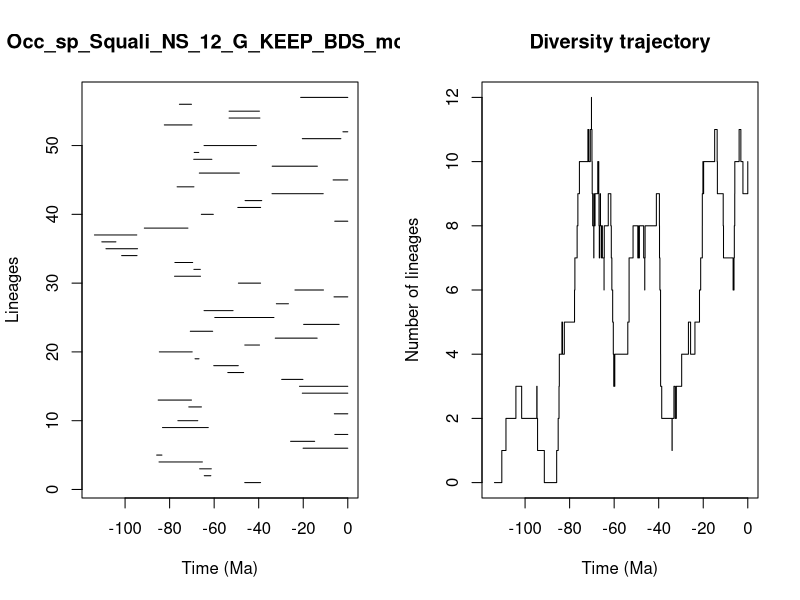

Recreate this plot in R.


pdf(file='../Results/Species_NS/5_MA_bins_EP/pyrate_mcmc_logs/Occ_sp_Squali_NS_12_G_KEEP_BDS_mcmc_LTT.pdf',width=0.6*20, height=0.6*10)
title = "Occ_sp_Squali_NS_12_G_KEEP_BDS_mcmc"
ts=c(46.26811167864299, 64.44017891337644,66.52248507234509,84.75764579584859,85.81118504245129,20.07135193101498,25.681168431628752,5.820843017895397,83.19793684571086,76.2907039570909,6.040245841414071,71.39472321623448,85.13794399050593,20.42239483558321,21.682016815593354,29.6810456467946,53.8769316236831,60.18261013178639,68.5820682471902,84.62208544721533,46.246451076832535,32.56856485300286,70.71236552663632,19.824036518055095,59.715520843384795,64.53212408222424,32.07390735620438,6.18262475284877,23.726875698947673,49.117230361845856,77.79087331779644,69.09504496931378,77.63362419788098,101.53369532504594,108.58149521222683,110.44515447113379,113.75136845332075,91.35758503395196,5.8500419327003375,65.75463429385783,49.38154297973892,46.10782658666202,34.01532370359447,76.62801405223729,6.5876235323943355,66.66708972478324,33.94537691480062,69.16384519916338,68.95232674781711,64.538135768683,20.412288434792156,2.1747598549952665,82.37546720961089,53.293776229306424,53.29568489926729,75.59915441055931,21.14945690141161)
te=c(39.15250858391275, 61.492497694805486,61.27967825190532,65.2895755288669,83.4567965031394,0.0,14.868596368605305,0.0,62.6446119265393,67.36159609518495,0.0,65.70125751581249,70.18274387481459,0.0,0.0,20.146431802862992,46.75089694169014,49.164753157447485,66.80872374947445,69.85681570856428,39.63521104843464,13.751933803198533,60.6662528993139,3.8886943264489213,33.15840048379772,51.51414801180142,26.64924860096761,0.0,10.900741351784777,39.16154272375223,66.13813535486612,66.21466281613019,69.6469407252604,94.62661581860209,94.39192372446952,104.11860906711298,94.74347586098402,71.78328158623661,0.0,60.381552482697465,39.135851155064536,38.63955039943626,11.032073681577636,69.09146889373318,0.0,48.66362220246628,13.650622883386015,61.032892148871134,66.90646231925776,41.04821399209432,3.106159668062733,0.0,69.96728430789403,39.45421441274792,39.680747976654025,70.19081292777986,0.0)
div_traj=c(0, 1,2,3,2,3,2,1,0,1,2,3,4,5,4,5,6,7,8,9,10,11,10,11,12,11,10,9,8,7,8,9,8,9,10,9,8,7,8,9,8,7,8,7,6,7,8,9,8,7,6,5,4,3,4,5,6,7,8,7,8,7,8,7,6,7,8,9,8,7,6,5,4,3,2,1,2,3,2,3,4,5,4,5,6,7,8,9,10,9,10,11,10,9,8,7,6,7,8,9,10,11,10,9,10)
time_events=c(113.75136845332075, 110.44515447113379,108.58149521222683,104.11860906711298,101.53369532504594,94.74347586098402,94.62661581860209,94.39192372446952,91.35758503395196,85.81118504245129,85.13794399050593,84.75764579584859,84.62208544721533,83.4567965031394,83.19793684571086,82.37546720961089,77.79087331779644,77.63362419788098,76.62801405223729,76.2907039570909,75.59915441055931,71.78328158623661,71.39472321623448,70.71236552663632,70.19081292777986,70.18274387481459,69.96728430789403,69.85681570856428,69.6469407252604,69.16384519916338,69.09504496931378,69.09146889373318,68.95232674781711,68.5820682471902,67.36159609518495,66.90646231925776,66.80872374947445,66.66708972478324,66.52248507234509,66.21466281613019,66.13813535486612,65.75463429385783,65.70125751581249,65.2895755288669,64.538135768683,64.53212408222424,64.44017891337644,62.6446119265393,61.492497694805486,61.27967825190532,61.032892148871134,60.6662528993139,60.381552482697465,60.18261013178639,59.715520843384795,53.8769316236831,53.29568489926729,53.293776229306424,51.51414801180142,49.38154297973892,49.164753157447485,49.117230361845856,48.66362220246628,46.75089694169014,46.26811167864299,46.246451076832535,46.10782658666202,41.04821399209432,39.680747976654025,39.63521104843464,39.45421441274792,39.16154272375223,39.15250858391275,39.135851155064536,38.63955039943626,34.01532370359447,33.94537691480062,33.15840048379772,32.56856485300286,32.07390735620438,29.6810456467946,26.64924860096761,25.681168431628752,23.726875698947673,21.682016815593354,21.14945690141161,20.42239483558321,20.412288434792156,20.146431802862992,20.07135193101498,19.824036518055095,14.868596368605305,13.751933803198533,13.650622883386015,11.032073681577636,10.900741351784777,6.5876235323943355,6.18262475284877,6.040245841414071,5.8500419327003375,5.820843017895397,3.8886943264489213,3.106159668062733,2.1747598549952665,0.0)
                par(mfrow=c(1,2))
                L = length(ts)
                plot(ts, 1:L , xlim=c(-max(ts)-1,0), pch=20, type="n", main=title,xlab="Time (Ma)",ylab="Lineages")
                for (i in 1:L){segments(x0=-te[i],y0=i,x1=-ts[i],y1=i)}    
                t = -time_events
                plot(div_traj ~ t,type="s", main = "Diversity trajectory",xlab="Time (Ma)",ylab="Number of lineages",xlim=c(-max(ts)-1,0))
                abline(v=c(65,200,251,367,445),lty=2,col="gray")
                
